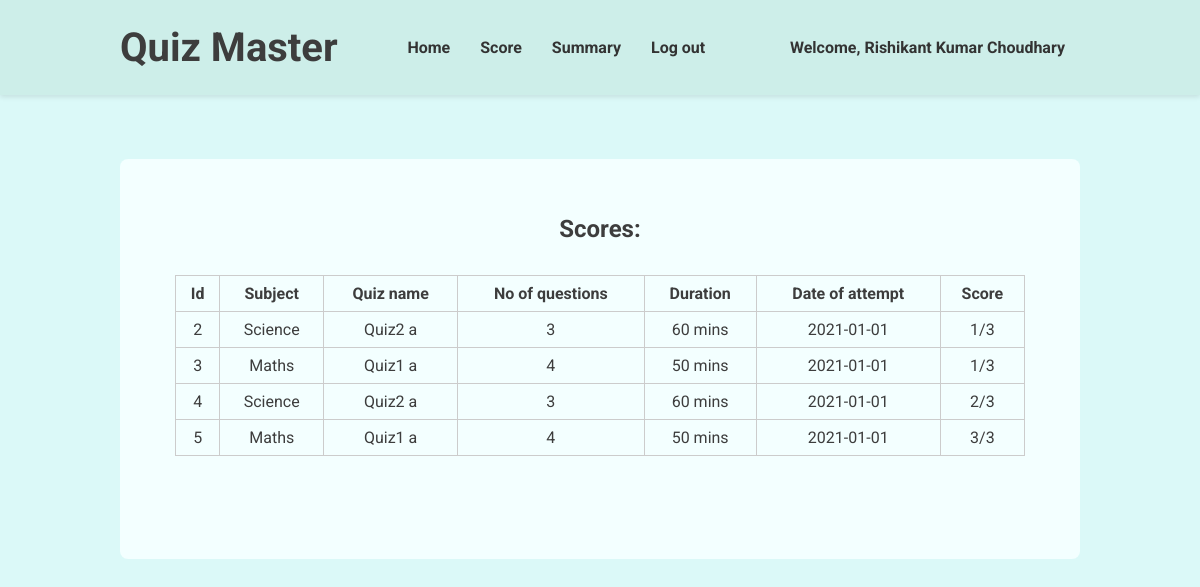
Screenshot of /score (signed in) with the database file from the repository.
### models.py (models this page shows, shortened)
class User(db.Model, UserMixin):
    __tablename__ = 'users'
    id = db.Column(db.Integer, primary_key=True)
    username = db.Column(db.String(80), unique=True, nullable=False)
    passhash = db.Column(db.String(256), nullable=False)
    fullname = db.Column(db.String(80), nullable=False)
    qualification = db.Column(db.String(80), nullable=False)
    dob = db.Column(db.Date, nullable=False)
    is_admin = db.Column(db.Boolean, nullable=False, default=False)
    @property
    def password(self):
        raise AttributeError('Password is not a readable attribute')

class Scores(db.Model):
    __tablename__ = 'scores'
    scoreid = db.Column(db.Integer, primary_key=True)
    userid = db.Column(db.Integer, db.ForeignKey('users.id'), nullable=False)
    quizid = db.Column(db.Integer, db.ForeignKey('quizzes.quizid'), nullable=False)
    attemptdate = db.Column(db.Date, nullable=False)
    correctanswers = db.Column(db.Integer, nullable=False)
    totalquestions = db.Column(db.Integer, nullable=False)

class Subjects(db.Model):
    __tablename__ = 'subjects'
    subjectid = db.Column(db.Integer, primary_key=True)
    subjectname = db.Column(db.String(80), unique=False, nullable=False)
    subjectdesc = db.Column(db.String(512), nullable=False)
    chapters = db.relationship('Chapters', backref='subject', lazy=True)

class Quizzes(db.Model):
    __tablename__ = 'quizzes'
    quizid = db.Column(db.Integer, primary_key=True)
    quizname = db.Column(db.String(80), unique=False, nullable=False)
    subjectid = db.Column(db.Integer, db.ForeignKey('subjects.subjectid'), nullable=False)
    duration = db.Column(db.Integer, nullable=False)
    quizdate = db.Column(db.Date, nullable=False)
    questions = db.relationship('Questions', backref='quiz', lazy=True)

### routes.py (the view)
@app.route('/score')
@login_required
def score():
    return render_template('scores.html', user = current_user, scores = Scores.query.filter_by(userid=current_user.id).all(), quizzes = Quizzes.query.all(), subjects = Subjects.query.all())

### app.py (called while the page is built)
@login_manager.user_loader
def load_user(userid):
    return models.User.query.get(int(userid))

### templates/scores.html (shortened to what this page needs)
{% extends "base.html" %} {% block title %}Scores | Quiz Master{% endblock %} {%
block stylesheet %}
<link rel="stylesheet" href="{{ url_for('static', filename='navbar.css') }}" />
{% endblock %} {% block navbar %}
<header>
  <div class="header-container">
    <h1>Quiz Master</h1>
    <nav>
      <ul>
        <li>
          <a href="/dashboard">Home</a>
        </li>
        <li>
          <a href="/score">Score</a>
        </li>
        <li>
          <a href="/summary">Summary</a>
        </li>
        <li>
          <a href="/logout">Log out</a>
        </li>
      </ul>
    </nav>
    <a href="/profile">Welcome, {{ user.fullname}}</a>
  </div>
</header>
{% endblock %} {% block content %}
<main>
  <h2>Scores:</h2>
  <table>
    <thead>
      <tr>
        <th>Id</th>
        <th>Subject</th>
        <th>Quiz name</th>
        <th>No of questions</th>
        <th>Duration</th>
        <th>Date of attempt</th>
        <th>Score</th>
      </tr>
    </thead>
    <tbody>
      {% for score in scores %}
      <tr>
        <td>{{score.scoreid}}</td>
        {% for quiz in quizzes %} {% if quiz.quizid == score.quizid %} {% for
        subject in subjects %} {% if subject.subjectid == quiz.subjectid %}
        <td>{{ subject.subjectname }}</td>
        {% endif %} {% endfor %} {% endif %} {% endfor %} {% for quiz in quizzes
        %} {% if quiz.quizid == score.quizid %}
        <td>{{ quiz.quizname }}</td>
        <td>{{ quiz.questions|length }}</td>
        <td>{{ quiz.duration }} mins</td>
        {% endif %} {% endfor %}
        <td>{{score.attemptdate}}</td>
        <td>{{score.correctanswers}}/{{score.totalquestions}}</td>
      </tr>
      {% endfor %}
    </tbody>
  </table>
</main>
{% endblock %} {% block script %} {% endblock %}

### static/index.css (style rules this page uses)
* { margin: 0; padding: 0; box-sizing: border-box; }
body { background-color: #dbf9f8; color: #3d3d3d; font-family: 'roboto', sans-serif; }

### static/navbar.css (style rules this page uses)
header { background-color: #cdeee9; padding: 1.5rem; box-shadow: 0 2px 5px rgba(0, 0, 0, 0.1); }
.header-container { margin: auto; width: 80vw; display: flex; justify-content: space-between; align-items: center; }
header h1 { margin: 0; font-size: 2.5rem; color: #3d3d3d; }
header nav ul { list-style: none; display: flex; }
header a { margin: 0 15px; text-decoration: none; color: #333; font-weight: bold; }

### templates/scores.html (style rules this page uses)
main { margin: 4rem 0; padding: 0.5rem; min-height: 50vh; display: flex; flex-direction: column; align-items: center; background-color: #f3ffff; border-radius: 0.5rem; }
h2 { margin: 3rem 0 2rem; font-size: 1.5rem; }
table { width: 90%; border-collapse: collapse; margin-bottom: 3rem; }
th, td { border: 1px solid #ccc; padding: 8px; text-align: center; }

### rows the page displays
User: fullname "Rishikant Kumar Choudhary"
Scores: scoreid "2", attemptdate "2021-01-01", correctanswers "1", totalquestions "3"
Quizzes: quizname "Quiz2 a", questions|length "3", duration "60"
Subjects: subjectname "Science"
Scores: scoreid "3", attemptdate "2021-01-01", correctanswers "1", totalquestions "3"
Quizzes: quizname "Quiz1 a", questions|length "4", duration "50"
Subjects: subjectname "Maths"
Scores: scoreid "4", attemptdate "2021-01-01", correctanswers "2", totalquestions "3"
Scores: scoreid "5", attemptdate "2021-01-01", correctanswers "3", totalquestions "3"
